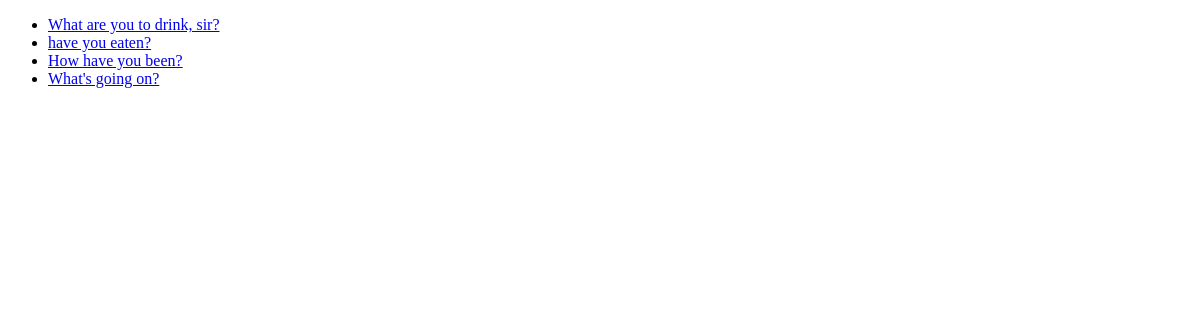
/polls/, run on an earlier commit of the app's database.
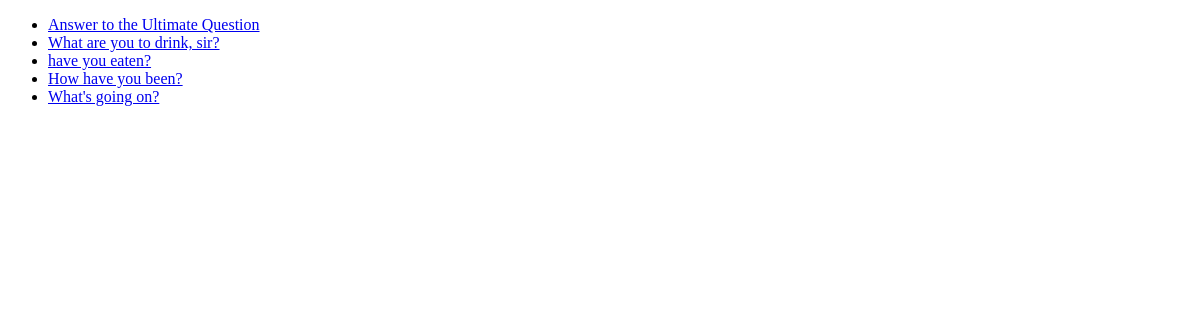
And on a later commit of the database.
### polls/models.py (models this page shows, shortened)
class Question(m.Model):
    question_text = m.CharField(max_length=255)
    pub_date = m.DateTimeField("date Published")

### polls/views.py (the view)
# urls.py: path('', views.index, name='index'),
def index(request):
    questions = Question.objects.order_by("-pub_date")[0:]
    title = "Home"
    context = {"questions":questions, "title" : title}
    return render(request, "polls/index.html", context)

### polls/templates/polls/index.html (shortened to what this page needs)
<!DOCTYPE html>
<html lang="en">
<head>
</head>
<body>
{% block content %}
    {% if questions %}
        <ul>
        {% for q in questions %}
            <li>
                <a href="{% url 'polls:details' q.id %}">{{ q.question_text }}</a>
            </li>
            {% endfor %}
        </ul>
    {% else %}
        <p>
            No question found!
        </p>
    {% endif %}
{% endblock %}
</body>
</html>

What changed in the data, as far as the page shows it:
added Question: question_text "Answer to the Ultimate Question"
